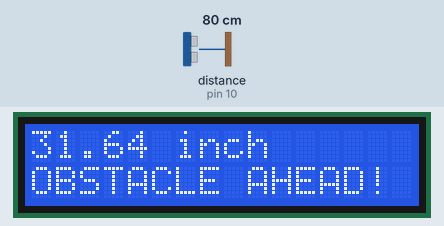
A sketch run on a simulated Arduino Uno, built with avr-gcc and run on an emulated ATmega328P. On the bench: 16×2 character LCD. Wiring (inferred from the names in the program): ultrasonic range finder: trigger pin 9; echo pin 10. The inputs (shaded band) are chosen by the test bench; at power-on: distance to the obstacle (sensor on pin 10) 80 cm. The echo pulse lasts 58.3 µs per cm.

Above: at 1.2 s.
1.3 s: distance to the obstacle (sensor on pin 10) set to 2 cm
At 2.0 s:
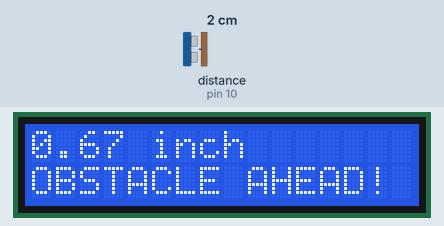
4.3 s: distance to the obstacle (sensor on pin 10) set to 4 cm
At 5.0 s:
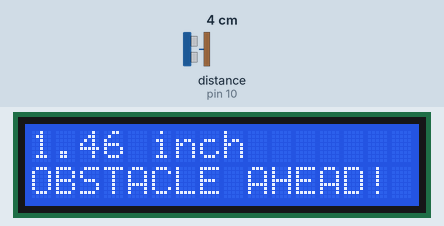
6.1 s: distance to the obstacle (sensor on pin 10) set to 9 cm
At 6.5 s:
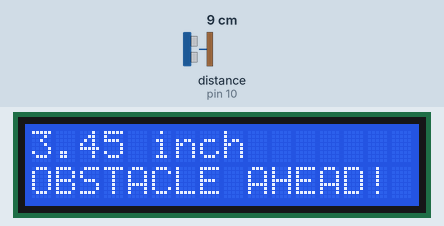
Timing chart, 0 to 9.1 s (numbered marks = the images above; inputs shaded):
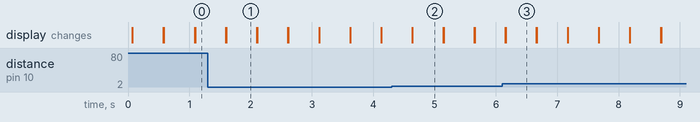

Measured:
- after the input at 1.3 s, the display: first differs from a run without the input after 0.30 s (image 1)
- after the input at 4.3 s, the display: first differs from a run without the input after 0.34 s (image 2)
- after the input at 6.1 s, the display: first differs from a run without the input after 0.06 s (image 3)
- what the display in image 1 shows lasts 0.5 s, from 1.6 s to 2.1 s

The sketch:

day14.ino
```cpp
#include<LiquidCrystal.h>
LiquidCrystal a(12,11,5,4,3,2);
const int tp=9;
const int ep=10;
float duration;
float distance;
void setup()
{
  a.begin(16,2);
}
void loop()
{
  pinMode(tp, OUTPUT);
  digitalWrite(tp, LOW);
  digitalWrite(tp, HIGH);
  digitalWrite(tp, LOW);
  pinMode(ep, INPUT);
  duration=pulseIn(ep, HIGH);
  distance=duration*0.006811023667;
  a.print(distance);
  a.print(" inch");
  a.setCursor(0,1);
  if(distance<=39.37)
  {
  a.print("OBSTACLE AHEAD!");
  delay(500);
  }
  a.clear();
}
```
